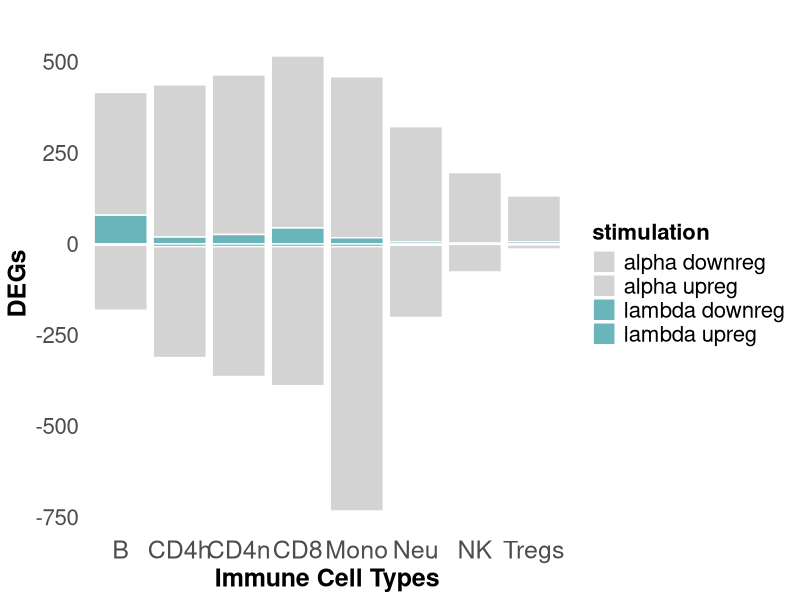
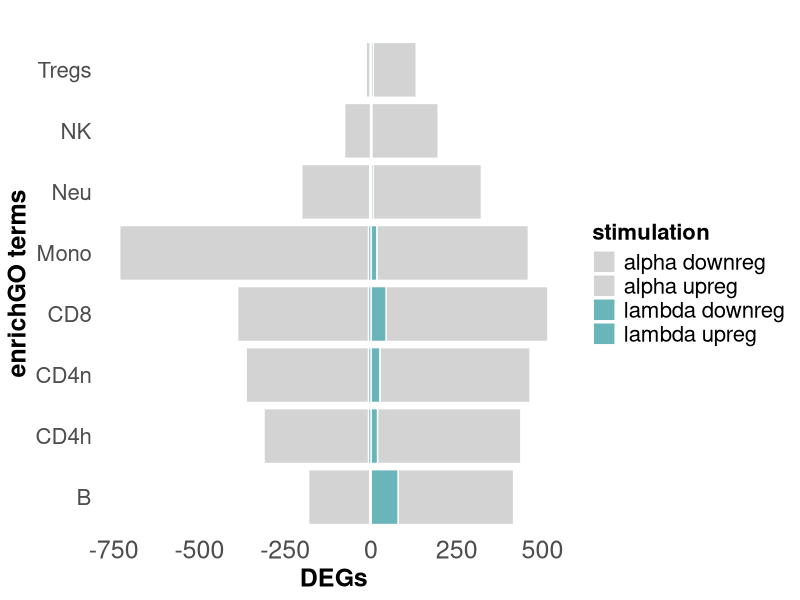
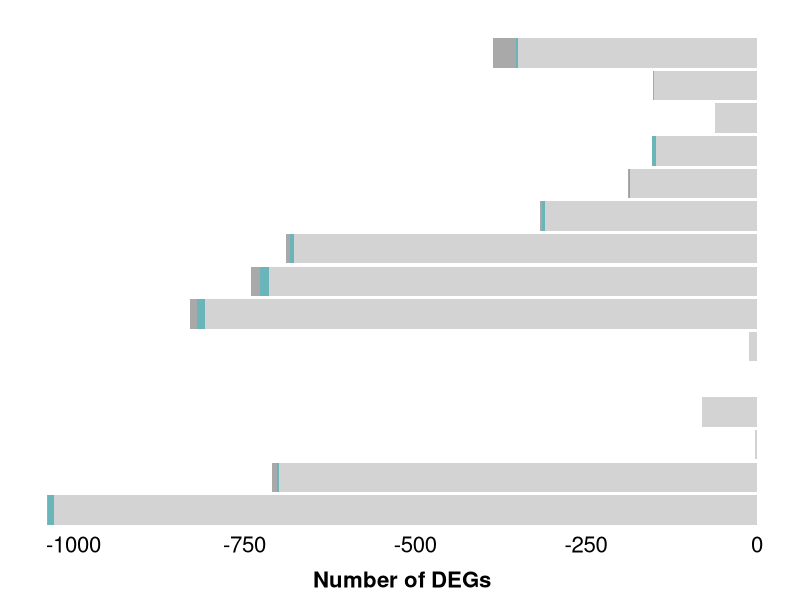

Generate these figures, in order, with R: (Note: this script raises an error after producing the figures.)
# DEG quantification stacked bar graph 

library(ggplot2)

##### Stacked Bar graph DEGs up & down #####
# Y values : 
DEGs <- c(442, 17, -726, -7,
          316, 6, -199, -3, 
          418, 19, -305, -7, 
          438, 26, -357, -7,
          126, 6, -12, -2,
          472, 44, -382, -7,
          194, 2, -76, -1,
          337, 79, -179, -3
)
# x groups : 
CellTypes <- c(rep("Mono", 4), 
               rep("Neu", 4),
               rep("CD4h", 4),
               rep("CD4n", 4),
               rep("Tregs", 4),
               rep("CD8", 4),
               rep("NK", 4),
               rep("B", 4))
# stacks : 
stimulation <- rep(c("alpha upreg", "lambda upreg", "alpha downreg", "lambda downreg"), 8)
# other : 
grouped <- data.frame(stimulation, CellTypes, DEGs)

colours <- c("#b0d8da", "#57a8eb","#6ab5ba","#187bcd")
colours <- c("#d3d3d3","#d3d3d3", "#6ab5ba","#6ab5ba")

# Plot : 
horizontal <- ggplot(
  grouped,
  aes(fill = stimulation, y = DEGs, x = CellTypes)) +
  geom_bar(color = "white", position = "stack", stat = "identity") +
  theme_minimal() +
  scale_fill_manual(values = colours) +
  labs(title = "", x = "Immune Cell Types", y = "DEGs") +
  theme(
    axis.text.x = element_text(size = 18),
    axis.text.y = element_text(size = 16),
    axis.title = element_text(size = 18, face = "bold"),
    legend.title = element_text(size = 16, face = "bold"),
    legend.text = element_text(size = 16),
    panel.grid.major = element_blank(), # Remove major grid lines
    panel.grid.minor = element_blank()  # Remove minor grid lines
  )

vertical <- ggplot(
  grouped,
  aes(fill = stimulation, y = CellTypes, x = DEGs)) +
  geom_bar(color = "white", position = "stack", stat = "identity") +
  theme_minimal() +
  scale_fill_manual(values = colours) +
  #labs(title = "", x = "DEGs", y = "Immune Cell Types") +
  labs(title = "", x = "DEGs", y = "enrichGO terms") +
  theme(
    axis.text.x = element_text(size = 18),
    axis.text.y = element_text(size = 16),
    axis.title = element_text(size = 18, face = "bold"),
    legend.title = element_text(size = 16, face = "bold"),
    legend.text = element_text(size = 16),
    panel.grid.major = element_blank(), # Remove major grid lines
    panel.grid.minor = element_blank()  # Remove minor grid lines
  )


##### Stacked Bar graph DEGs #####

# Y values : 
DEGs <- c(1028, 10, 1, # monocytes
          699, 4, 6, # neutrophils
          # 1209, 13, # myeloid 
          3, 0, 0,   # DCs
          80, 0, 0, # myeloid dericed dendritic cells
          0, 0, 0, # pDCs

          # 297, 51, # dendritic cells 

          12, 0, 0, # platelets 

          807, 12, 11, # T helper
          714, 13, 13, # naive CD4
          678, 5, 6, # naive cd8
          310, 5, 3, # NKT
          186, 1, 1, # cyto CD8
          148, 5, 1, # T regs 
          62, 0, 0, # CD4
          150, 1, 1, # NK
          # 935, 33, # overall T 

          350, 2, 34 # B
)

# x groups : 
CellTypes <- c(rep("monocytes", 3), 
               rep("neutrophils", 3),
               # rep("myeloid", 2),
               rep("DCs", 3),
               rep("mDCs", 3),
               rep("pDCs", 3),

               rep("platelets", 3),

               rep("T helper", 3),
               rep("naive CD4 T", 3),
               rep("naive CD8 T", 3),
               rep("cytotoxic T", 3),
               rep("natural killer T", 3),
               rep("T regulatory", 3),
               rep("T central memory", 3),
               rep("natural killer", 3),
               # rep("all_T", 2),

               rep("B", 3))
# stacks : 
Treatment <- rep(c("alpha","common","lambda"), 15)

# create data frame :  
grouped <- data.frame(Treatment, CellTypes, DEGs)

# Modify the order of CellTypes as a factor: (prevents alphabetically losing NB information)
grouped$CellTypes <- factor(grouped$CellTypes, levels = c(
  "monocytes", "neutrophils", "DCs","mDCs","pDCs","platelets",
  "T helper","naive CD4 T","naive CD8 T","cytotoxic T","natural killer T","T regulatory","T central memory","natural killer",
  "B"))
grouped$Treatment <- factor(grouped$Treatment, levels = c("alpha", "common", "lambda"))

colours <- c("lightgrey","#6ab5ba","darkgrey")


# Plot : 
verticalDEGs <- ggplot(
  grouped,
  aes(fill = rev(Treatment), y = CellTypes, x = -DEGs)) +  # Reverse x-axis and fill order
  geom_bar(color = NA, position = "stack", stat = "identity") +
  theme_minimal() +
  scale_fill_manual(values = rev(colours)) +  # Reverse fill colors
  labs(title = "", x = "Number of DEGs", y = "") +
  theme(
    axis.text.x = element_text(size = 16, colour = "black"),
    axis.text.y = element_blank(),  # Remove y-axis labels
    axis.title.x =  element_text(size = 16, face = "bold", colour = "black", margin = margin(t = 10)),
    axis.title.y =  element_blank(),
    legend.title = element_blank(),
    legend.text = element_blank(),
    #legend.text = element_text(size = 18, colour = "black"),
    panel.grid.major = element_blank(), # Remove major grid lines
    panel.grid.minor = element_blank()  # Remove minor grid lines
  ) + 
  guides(fill = "none")  # Remove the legend

##### Stacked Bar graph for GO terms #####

# Y values : 
Goterms <- c(766, 0, 7, # monocytes
          598, 2, 67, # neutrophils
          # 1209, 13, # myeloid 
          53, 0, 0,   # DCs
          125, 0, 0, # myeloid dericed dendritic cells
          0, 0, 0, # pDCs
          
          # 297, 51, # dendritic cells 
          
          11, 0, 0, # platelets 
          
          493, 1, 2, # T cells
          406, 3, 6, # CD4h
          416, 4, 0, # naive cd8
          282, 1, 0, # NKT
          190, 1, 0, # cyto CD8
          203, 0, 13, # T regs 
          129, 0, 0, # CD4
          207, 0, 1, # NK
          # 935, 33, # overall T 
          
          339, 70, 10 # B
)

# x groups : 
# x groups : 
CellTypes <- c(rep("monocytes", 3), 
               rep("neutrophils", 3),
               # rep("myeloid", 2),
               rep("DCs", 3),
               rep("mDCs", 3),
               rep("pDCs", 3),
               
               rep("platelets", 3),
               
               rep("T helper", 3),
               rep("naive/nCD4 T", 3),
               rep("naive/nCD8 T", 3),
               rep("cytotoxic/nT", 3),
               rep("natural/killer T", 3),
               rep("T regulatory", 3),
               rep("T/ncentral memory", 3),
               rep("natural/nkiller", 3),
               # rep("all_T", 2),
               
               rep("B", 3))
# stacks : 
Treatment <- rep(c("alpha", "common", "lambda"), 15)

# create data frame :  
grouped <- data.frame(Treatment, CellTypes, Goterms)

# Reorder the data frame based on DEGs within each CellTypes group
grouped <- grouped %>% arrange(CellTypes, Treatment, -Goterms)


# Modify the order of CellTypes as a factor: (prevents alphabetically losing NB information)
grouped$CellTypes <- factor(grouped$CellTypes, levels = c(
  "monocytes", "neutrophils", "DCs","mDCs","pDCs","platelets",
  "T helper","naive CD4 T","naive CD8 T","cytotoxic T","natural killer T","T regulatory","T central memory","natural killer",
  "B"))

colours <- c("lightgrey", "darkgrey", "#6ab5ba")


# Plot : 
verticalGO <- ggplot(
  grouped,
  aes(fill = rev(Treatment), y = CellTypes, x = Goterms)) +
  geom_bar(color = NA, position = "stack", stat = "identity") +
  theme_minimal() +
  scale_fill_manual(values = rev(colours)) +
  # number of enriched GO terms 
  labs(title = "", x = "Number of enriched GO terms", y = "", fill = "IFN treatment") +
  theme(
    axis.text.x = element_text(size = 16, colour = "black"),
    axis.text.y = element_text(size = 14, colour = "black", hjust = 0.5),  # Center-align y-axis text
    axis.title.x =  element_text(size = 16, face = "bold", colour = "black", margin = margin(t = 10)),
    axis.title.y =  element_blank(),legend.title = element_text(size = 14, face = "bold", colour= "black", margin = margin(t = -50)),
    legend.text = element_text(size = 14, colour= "black"),
    panel.grid.major = element_blank(), # Remove major grid lines
    panel.grid.minor = element_blank()  # Remove minor grid lines
  )

##### Stacked bar graph together #####
verticalDEGs | verticalGO 

##### UP & DOWN regulated myeloid #####
ALPHA
# Y values : 
alphaDEGs <- c(414, 615, # monocytes
             317, 386, # neutrophils
             2, 1,   # DCs
             59, 21, # myeloid dericed dendritic cells
             0, 0) # pDCs)

# x groups : 
CellTypes <- c(rep("mono", 2), 
               rep("neu", 2),
               rep("DCs", 2),
               rep("mDCs", 2),
               rep("pDCs", 2))

# stacks : 
Treatment <- rep(c("up regulated", "down regulated"), 5)

# create data frame :  
grouped <- data.frame(Treatment, CellTypes, alphaDEGs)

# Reorder the data frame based on DEGs within each CellTypes group
grouped <- grouped %>% arrange(CellTypes, Treatment, alphaDEGs)


# Modify the order of CellTypes as a factor: (prevents alphabetically losing NB information)
grouped$CellTypes <- factor(grouped$CellTypes, levels = c(
  "mono", "neu", "DCs","mDCs","pDCs"))


colours <- c("lightgrey", "#6ab5ba")


# Plot : 
myeloidalpha <- ggplot(
  grouped,
  aes(fill = rev(Treatment), y = CellTypes, x = -alphaDEGs)) +  # Reverse x-axis and fill order
  geom_bar(color = NA, position = "stack", stat = "identity") +
  theme_minimal() +
  scale_fill_manual(values = rev(colours)) +  # Reverse fill colors
  labs(title = "", x = "Number of DEGs (α)", y = "") +
  theme(
    axis.text.x = element_text(size = 18, colour = "black"),
    axis.text.y = element_blank(),  # Remove y-axis labels
    axis.title.x =  element_text(size = 16, face = "bold", colour = "black", margin = margin(t = 10)),
    axis.title.y =  element_blank(),
    legend.title = element_blank(),
    legend.text = element_blank(),
    #legend.text = element_text(size = 18, colour = "black"),
    panel.grid.major = element_blank(), # Remove major grid lines
    panel.grid.minor = element_blank()  # Remove minor grid lines
  ) + 
  guides(fill = "none")

# LAMBDA 
# Y values : 
lambdaDEGs <- c(10, 1, # monocytes
               9, 1, # neutrophils
               0, 0,   # DCs
               0, 0, # myeloid dericed dendritic cells
               0, 0) # pDCs)

# x groups : 
CellTypes <- c(rep("mono", 2), 
               rep("neu", 2),
               rep("DCs", 2),
               rep("mDCs", 2),
               rep("pDCs", 2))

# stacks : 
Treatment <- rep(c("up regulated", "down regulated"), 5)

# create data frame :  
grouped <- data.frame(Treatment, CellTypes, lambdaDEGs)

# Reorder the data frame based on DEGs within each CellTypes group
grouped <- grouped %>% arrange(CellTypes, Treatment, -lambdaDEGs)


# Modify the order of CellTypes as a factor: (prevents alphabetically losing NB information)
grouped$CellTypes <- factor(grouped$CellTypes, levels = c(
  "mono", "neu", "DCs","mDCs","pDCs"))


colours <- c("lightgrey","#6ab5ba")


# Plot : 
myeloidlambda <- ggplot(
  grouped,
  aes(fill = rev(Treatment), y = CellTypes, x = lambdaDEGs)) +
  geom_bar(color = NA, position = "stack", stat = "identity") +
  theme_minimal() +
  scale_fill_manual(values = rev(colours)) +
  # number of enriched GO terms 
  labs(title = "", x = "Number of DEGs (λ)", y = "") +
  theme(
    axis.text.x = element_text(size = 18, colour = "black"),
    axis.text.y = element_text(size = 16, colour = "black", hjust = 0.5),  # Center-align y-axis text
    axis.title.x =  element_text(size = 16, face = "bold", colour = "black", margin = margin(t = 10)),
    axis.title.y =  element_blank(),
    legend.title = element_text(size = 16, face = "bold", colour= "black", margin = margin(t = -50)),
    legend.text = element_text(size = 16, colour= "black"),
    panel.grid.major = element_blank(), # Remove major grid lines
    panel.grid.minor = element_blank()  # Remove minor grid lines
  )


myeloidalpha | myeloidlambda

##### UP & DOWN regulated lymphoid #####
ALPHA
# Y values : 
alphaDEGs <- c(504, 315, # T cells
          422, 305, # CD4h
          433, 305, # naive cd8
          204, 111, # NKT
          136, 51, # cyto CD8
          144, 9, # T regs 
          58, 4, # CD4
          131, 20, # NK
          
          567, 368 ) # B

# x groups : 
CellTypes <- c(rep("T", 2), 
               rep("CD4h", 2),
               rep("nCD8", 2),
               rep("NKT", 2),
               rep("cCD8", 2),
               rep("Tregs", 2),
               rep("CD4", 2), 
               rep("NK", 2),
               rep("B", 2))
# stacks : 
Treatment <- rep(c("up regulated", "down regulated"), 9)

# create data frame :  
grouped <- data.frame(Treatment, CellTypes, alphaDEGs)

# Reorder the data frame based on DEGs within each CellTypes group
grouped <- grouped %>% arrange(CellTypes, Treatment, alphaDEGs)


# Modify the order of CellTypes as a factor: (prevents alphabetically losing NB information)
grouped$CellTypes <- factor(grouped$CellTypes, levels = c(
  "T","CD4h","nCD8","NKT", "cCD8","Tregs","CD4","NK","B"))


colours <- c("lightgrey", "#6ab5ba")


# Plot : 
lymphoidalpha <- ggplot(
  grouped,
  aes(fill = rev(Treatment), y = CellTypes, x = -alphaDEGs)) +  # Reverse x-axis and fill order
  geom_bar(color = NA, position = "stack", stat = "identity") +
  theme_minimal() +
  scale_fill_manual(values = rev(colours)) +  # Reverse fill colors
  labs(title = "", x = "Number of DEGs (α)", y = "") +
  theme(
    axis.text.x = element_text(size = 18, colour = "black"),
    axis.text.y = element_blank(),  # Remove y-axis labels
    axis.title.x =  element_text(size = 16, face = "bold", colour = "black", margin = margin(t = 10)),
    axis.title.y =  element_blank(),
    legend.title = element_blank(),
    legend.text = element_blank(),
    #legend.text = element_text(size = 18, colour = "black"),
    panel.grid.major = element_blank(), # Remove major grid lines
    panel.grid.minor = element_blank()  # Remove minor grid lines
  ) + 
  guides(fill = "none")

# LAMBDA 
# Y values : 
lambdaDEGs <- c(22, 1, # T cells
               22, 4, # CD4h
               10, 1, # naive cd8
               6, 2, # NKT
               2, 0, # cyto CD8
               4, 2, # T regs 
               0, 0, # CD4
               1, 0, # NK
               
               30, 3 ) # B

# x groups : 
CellTypes <- c(rep("T", 2), 
               rep("CD4h", 2),
               rep("nCD8", 2),
               rep("NKT", 2),
               rep("cCD8", 2),
               rep("Tregs", 2),
               rep("CD4", 2), 
               rep("NK", 2),
               rep("B", 2))
# stacks : 
Treatment <- rep(c("up regulated", "down regulated"), 9)

# create data frame :  
grouped <- data.frame(Treatment, CellTypes, lambdaDEGs)

# Reorder the data frame based on DEGs within each CellTypes group
grouped <- grouped %>% arrange(CellTypes, Treatment, lambdaDEGs)


# Modify the order of CellTypes as a factor: (prevents alphabetically losing NB information)
grouped$CellTypes <- factor(grouped$CellTypes, levels = c(
  "T","CD4h","nCD8","NKT", "cCD8","Tregs","CD4","NK","B"))

colours <- c("lightgrey","#6ab5ba")


# Plot : 
lymphoilambda <- ggplot(
  grouped,
  aes(fill = rev(Treatment), y = CellTypes, x = lambdaDEGs)) +
  geom_bar(color = NA, position = "stack", stat = "identity") +
  theme_minimal() +
  scale_fill_manual(values = rev(colours)) +
  # number of enriched GO terms 
  labs(title = "", x = "Number of DEGs (λ)", y = "") +
  theme(
    axis.text.x = element_text(size = 18, colour = "black"),
    axis.text.y = element_text(size = 16, colour = "black", hjust = 0.5),  # Center-align y-axis text
    axis.title.x =  element_text(size = 16, face = "bold", colour = "black", margin = margin(t = 10)),
    axis.title.y =  element_blank(),
    legend.title = element_text(size = 16, face = "bold", colour= "black", margin = margin(t = -50)),
    legend.text = element_text(size = 16, colour= "black"),
    panel.grid.major = element_blank(), # Remove major grid lines
    panel.grid.minor = element_blank()  # Remove minor grid lines
  )


lymphoidalpha | lymphoilambda

##### DGEA #####

# L6: B cells lambda specific 
# Y values : 
process <- L6_lambda$Description
# x groups : 
Count <- L6_lambda$Count

pvalue <- L6_lambda$p.adjust

grouped <- data.frame(process, Count, pvalue)

# Plot
B_bar <- ggplot(
  grouped,
  aes(fill = pvalue, y = process, x = Count)) +
  geom_bar(stat = "identity", color = "black", position = "stack") + 
  theme_minimal() +
  scale_fill_gradient(low = "#d3d3d3", high = "#6ab5ba") +  # Use scale_fill_gradient
  labs(title = "B", x = "Count", y = "") +
  theme(
    axis.text.x = element_text(size = 18, colour = "black"),
    axis.text.y = element_text(size = 16, colour = "black"),
    title = element_text(size = 20, face = "bold", colour = "black", vjust = 0.5),
    axis.title = element_text(size = 18, face = "bold", colour = "black", margin = margin(t = 10)),
    legend.title = element_text(size = 16, face = "bold", colour= "black", margin = margin(t = -50)),
    legend.text = element_text(size = 16, colour= "black"),
    panel.grid.major = element_blank(),  # Remove major grid lines
    panel.grid.minor = element_blank(),   # Remove minor grid lines
    panel.border = element_rect(color = "black", fill = NA, size = 1),
    plot.title.position = "plot")



# L2: CD4 naive lambda specific 
# Y values : 
process <- L2_lambda$Description
# x groups : 
Count <- L2_lambda$Count

pvalue <- L2_lambda$p.adjust

grouped <- data.frame(process, Count, pvalue)

# Plot
L2_bar <- ggplot(
  grouped,
  aes(fill = pvalue, y = process, x = Count)) +
  geom_bar(stat = "identity", color = "black", position = "stack") + 
  theme_minimal() +
  scale_fill_gradient(low = "#d3d3d3", high = "#6ab5ba") +  # Use scale_fill_gradient
  labs(title = "CD4 naive", x = "Count", y = "") +
  theme(
    axis.text.x = element_text(size = 18, colour = "black"),
    axis.text.y = element_text(size = 16, colour = "black"),
    title = element_text(size = 20, face = "bold", colour = "black", vjust = 0.5),
    axis.title = element_text(size = 18, face = "bold", colour = "black", margin = margin(t = 10)),
    legend.title = element_text(size = 16, face = "bold", colour= "black", margin = margin(t = -50)),
    legend.text = element_text(size = 16, colour= "black"),
    panel.grid.major = element_blank(),  # Remove major grid lines
    panel.grid.minor = element_blank(),   # Remove minor grid lines
    panel.border = element_rect(color = "black", fill = NA, size = 1),
    plot.title.position = "plot")


# L1: CD4 helper lambda specific 
# Y values : 
process <- L1_lambda$Description
# x groups : 
Count <- L1_lambda$Count

pvalue <- L1_lambda$p.adjust

grouped <- data.frame(process, Count, pvalue)

# Plot
L1_bar <- ggplot(
  grouped,
  aes(fill = pvalue, y = process, x = Count)) +
  geom_bar(stat = "identity", color = "black", position = "stack") + 
  theme_minimal() +
  scale_fill_gradient(low = "#d3d3d3", high = "#6ab5ba") +  # Use scale_fill_gradient
  labs(title = "CD4 helper", x = "Count", y = "") +
  theme(
    axis.text.x = element_text(size = 18, colour = "black"),
    axis.text.y = element_text(size = 16, colour = "black"),
    title = element_text(size = 20, face = "bold", colour = "black", vjust = 0.5),
    axis.title = element_text(size = 18, face = "bold", colour = "black", margin = margin(t = 10)),
    legend.title = element_text(size = 16, face = "bold", colour= "black", margin = margin(t = -50)),
    legend.text = element_text(size = 16, colour= "black"),
    panel.grid.major = element_blank(),  # Remove major grid lines
    panel.grid.minor = element_blank(),   # Remove minor grid lines
    panel.border = element_rect(color = "black", fill = NA, size = 1),
    plot.title.position = "plot")

# M2: neutrophils lambda specific 

subset <- c("GO:0006775", "GO:0071354","GO:0033280","GO:0071295","GO:0071305","GO:0042359","GO:0009111","GO:0042363","GO:1990573","GO:0070741")

M2_lambda <- M2_lambda[M2_lambda$ID %in% subset,]

# Y values : 
process <- M2_lambda$Description
# x groups : 
Count <- M2_lambda$Count

pvalue <- M2_lambda$p.adjust

grouped <- data.frame(process, Count, pvalue)

# Plot
M2_bar <- ggplot(
  grouped,
  aes(fill = pvalue, y = process, x = Count)) +
  geom_bar(stat = "identity", color = "black", position = "stack") + 
  theme_minimal() +
  scale_fill_gradient(low = "#d3d3d3", high = "#6ab5ba") +  # Use scale_fill_gradient
  labs(title = "Neutrophils", x = "Count", y = "") +
  theme(
    axis.text.x = element_text(size = 18, colour = "black"),
    axis.text.y = element_text(size = 16, colour = "black"),
    title = element_text(size = 20, face = "bold", colour = "black", vjust = 0.5),
    axis.title = element_text(size = 18, face = "bold", colour = "black", margin = margin(t = 10)),
    legend.title = element_text(size = 16, face = "bold", colour= "black", margin = margin(t = -50)),
    legend.text = element_text(size = 16, colour= "black"),
    panel.grid.major = element_blank(),  # Remove major grid lines
    panel.grid.minor = element_blank(),   # Remove minor grid lines
    panel.border = element_rect(color = "black", fill = NA, size = 1),
    plot.title.position = "plot")

# L4: CD8 lambda specific
L4_lambda$Description[5] <- "DNA damage response signalling"

# Y values : 
process <- L4_lambda$Description
# x groups : 
Count <- L4_lambda$Count

pvalue <- L4_lambda$p.adjust

grouped <- data.frame(process, Count, pvalue)

# Plot
L4_bar <- ggplot(
  grouped,
  aes(fill = pvalue, y = process, x = Count)) +
  geom_bar(stat = "identity", color = "black", position = "stack", width = 1) + 
  theme_minimal() +
  scale_fill_gradient(low = "#d3d3d3", high = "#6ab5ba") +  # Use scale_fill_gradient
  labs(title = "CD8", x = "Count", y = "") +
  theme(
    axis.text.x = element_text(size = 18, colour = "black"),
    axis.text.y = element_text(size = 16, colour = "black"),
    title = element_text(size = 20, face = "bold", colour = "black", vjust = 0.5),
    axis.title = element_text(size = 18, face = "bold", colour = "black", margin = margin(t = 10)),
    legend.title = element_text(size = 16, face = "bold", colour= "black", margin = margin(t = -50)),
    legend.text = element_text(size = 16, colour= "black"),
    panel.grid.major = element_blank(),  # Remove major grid lines
    panel.grid.minor = element_blank(),   # Remove minor grid lines
    panel.border = element_rect(color = "black", fill = NA, size = 1),
    plot.title.position = "plot") 


# L3  Tregs lambda specific 

subset <- c("GO:0002181", "GO:0042273", "GO:0030643", "GO:0042363", "GO:0009111","GO:0044320", "GO:0042359","GO:0044321","GO:0071305","GO:0006706","GO:0033280", "GO:0030279", "GO:0071354", "GO:0006775", "GO:0031670","GO:0070741", "GO:0055062", "GO:0071107", "GO:0044320")

L3_lambda <- L3_lambda[L3_lambda$ID %in% subset,]

# Y values : 
process <- L3_lambda$Description
# x groups : 
Count <- L3_lambda$Count

pvalue <- L3_lambda$p.adjust

grouped <- data.frame(process, Count, pvalue)

# Plot
L3_bar <- ggplot(
  grouped,
  aes(fill = pvalue, y = process, x = Count)) +
  geom_bar(stat = "identity", color = "black", position = "stack") + 
  theme_minimal() +
  scale_fill_gradient(low = "#d3d3d3", high = "#6ab5ba") +  # Use scale_fill_gradient
  labs(title = "Tregulatory", x = "Count", y = "") +
  theme(
    axis.text.x = element_text(size = 18, colour = "black"),
    axis.text.y = element_text(size = 16, colour = "black"),
    title = element_text(size = 20, face = "bold", colour = "black", vjust = 0.5),
    axis.title = element_text(size = 18, face = "bold", colour = "black", margin = margin(t = 10)),
    legend.title = element_text(size = 16, face = "bold", colour= "black", margin = margin(t = -50)),
    legend.text = element_text(size = 16, colour= "black"),
    panel.grid.major = element_blank(),  # Remove major grid lines
    panel.grid.minor = element_blank(),   # Remove minor grid lines
    panel.border = element_rect(color = "black", fill = NA, size = 1),
    plot.title.position = "plot")


##### Up and Down together #####
# Y values : 
aDEGs <- c(414, 615, # monocytes
          317, 386, # neutrophils
          # 1209, 13, # myeloid 
          2, 1,   # DCs
          59, 21, # myeloid dericed dendritic cells
          0, 0, # pDCs
          
          # 297, 51, # dendritic cells 
          
          3, 9, # platelets 
          
          504, 315, # T helper
          422, 305, # naive CD4
          433, 250, # naive cd8
          204, 111, # NKT
          136, 51, # cyto CD8
          144, 9, # T regs 
          58, 4, # CD4
          131, 20, # NK
          # 935, 33, # overall T 
          
          567, 368 # B
)

# x groups : 
CellTypes <- c(rep("monocytes", 2), 
               rep("neutrophils", 2),
               # rep("myeloid", 2),
               rep("DCs", 2),
               rep("mDCs", 2),
               rep("pDCs", 2),
               
               rep("platelets", 2),
               
               rep("T helper", 2),
               rep("naive CD4 T", 2),
               rep("naive CD8 T", 2),
               rep("cytotoxic T", 2),
               rep("natural killer T", 2),
               rep("T regulatory", 2),
               rep("T central memory", 2),
               rep("natural killer", 2),
               # rep("all_T", 2),
               
               rep("B", 2))
# stacks : 
Treatment <- rep(c("up regulated", "down regulated"), 15)

# create data frame :  
grouped <- data.frame(Treatment, CellTypes, aDEGs)

# Modify the order of CellTypes as a factor: (prevents alphabetically losing NB information)
grouped$CellTypes <- factor(grouped$CellTypes, levels = c(
  "monocytes", "neutrophils", "DCs","mDCs","pDCs","platelets",
  "T helper","naive CD4 T","naive CD8 T","cytotoxic T","natural killer T","T regulatory","T central memory","natural killer",
  "B"))

grouped$Treatment <- factor(grouped$Treatment, levels = c("up regulated", "down regulated"))

colourss <- c("#6ab5ba","darkgrey")


# Plot : 
aDEGsplot <- ggplot(
  grouped,
  aes(fill = rev(Treatment), y = CellTypes, x = -aDEGs)) +  # Reverse x-axis and fill order
  geom_bar(color = NA, position = "stack", stat = "identity") +
  theme_minimal() +
  scale_fill_manual(values = colourss) +  # Reverse fill colors
  labs(title = "IFN-α", x = "Number of DEGs", y = "") +
  theme(
    plot.title = element_text(size = 16, colour = "black", face = "bold", hjust = 0.5),  # Center the title
    axis.text.x = element_text(size = 16, colour = "black"),
    axis.text.y = element_blank(),  # Remove y-axis labels
    axis.title.x =  element_text(size = 16, face = "bold", colour = "black", margin = margin(t = 10)),
    axis.title.y =  element_blank(),
    legend.title = element_blank(),
    legend.text = element_blank(),
    #legend.text = element_text(size = 18, colour = "black"),
    panel.grid.major = element_blank(), # Remove major grid lines
    panel.grid.minor = element_blank()  # Remove minor grid lines
  ) + 
  guides(fill = "none")  # Remove the legend
aDEGsplot
##### Stacked Bar graph for GO terms #####
lDEGs <- c(10, 1, # monocytes
           9, 1, # neutrophils
           # 1209, 13, # myeloid 
           0, 0,   # DCs
           0, 0, # myeloid dericed dendritic cells
           0, 0, # pDCs
           
           # 297, 51, # dendritic cells 
           
           0, 0, # platelets 
           
           22, 1, # T helper
           22, 4, # naive CD4
           10, 1, # naive cd8
           6, 2, # NKT
           2, 0, # cyto CD8
           4, 2, # T regs 
           0, 0, # CD4
           1, 0, # NK
           # 935, 33, # overall T 
           
           30 , 3 # B
)

# x groups : 
CellTypes <- c(rep("monocytes", 2), 
               rep("neutrophils", 2),
               # rep("myeloid", 2),
               rep("DCs", 2),
               rep("mDCs", 2),
               rep("pDCs", 2),
               
               rep("platelets", 2),
               
               rep("T helper", 2),
               rep("naive CD4 T", 2),
               rep("naive CD8 T", 2),
               rep("cytotoxic T", 2),
               rep("natural killer T", 2),
               rep("T regulatory", 2),
               rep("T central memory", 2),
               rep("natural killer", 2),
               # rep("all_T", 2),
               
               rep("B", 2))
# stacks : 
Treatment <- rep(c("up regulated", "down regulated"), 15)

# create data frame :  
grouped <- data.frame(Treatment, CellTypes, lDEGs)

# Modify the order of CellTypes as a factor: (prevents alphabetically losing NB information)
grouped$CellTypes <- factor(grouped$CellTypes, levels = c(
  "monocytes", "neutrophils", "DCs","mDCs","pDCs","platelets",
  "T helper","naive CD4 T","naive CD8 T","cytotoxic T","natural killer T","T regulatory","T central memory","natural killer",
  "B"))

grouped$Treatment <- factor(grouped$Treatment, levels = c("up regulated", "down regulated"))

colourss <- c("#6ab5ba","darkgrey")

# Plot : 
lDEGsplot <- ggplot(
  grouped,
  aes(fill = Treatment, y = CellTypes, x = lDEGs)) +
  geom_bar(color = NA, position = "stack", stat = "identity") +
  theme_minimal() +
  scale_fill_manual(values = colours) +
  # number of enriched GO terms 
  labs(title = "IFN-λ", x = "Number of DEGs", y = "", fill = "IFN treatment") +
  theme(
    plot.title = element_text(size = 16, colour = "black", face = "bold", hjust = 0.5), 
    axis.text.x = element_text(size = 16, colour = "black"),
    axis.text.y = element_text(size = 18, colour = "black", hjust = 0.5),  # Center-align y-axis text
    axis.title.x =  element_text(size = 16, face = "bold", colour = "black", margin = margin(t = 10)),
    axis.title.y =  element_blank(),legend.title = element_text(size = 14, face = "bold", colour= "black", margin = margin(t = -50)),
    legend.text = element_text(size = 14, colour= "black"),
    panel.grid.major = element_blank(), # Remove major grid lines
    panel.grid.minor = element_blank()  # Remove minor grid lines
  )
lDEGsplot
##### Stacked bar graph together #####
aDEGsplot | lDEGsplot
